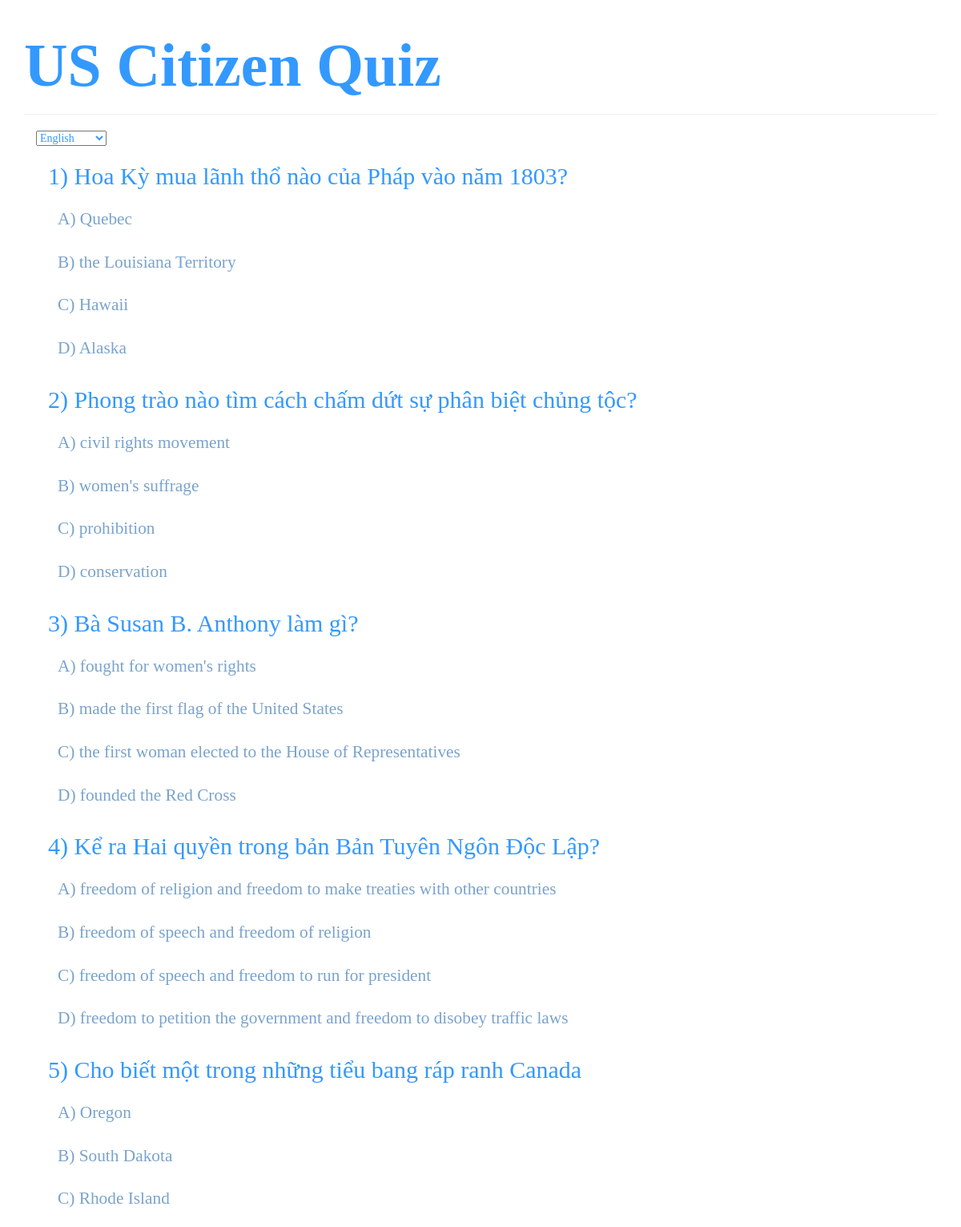
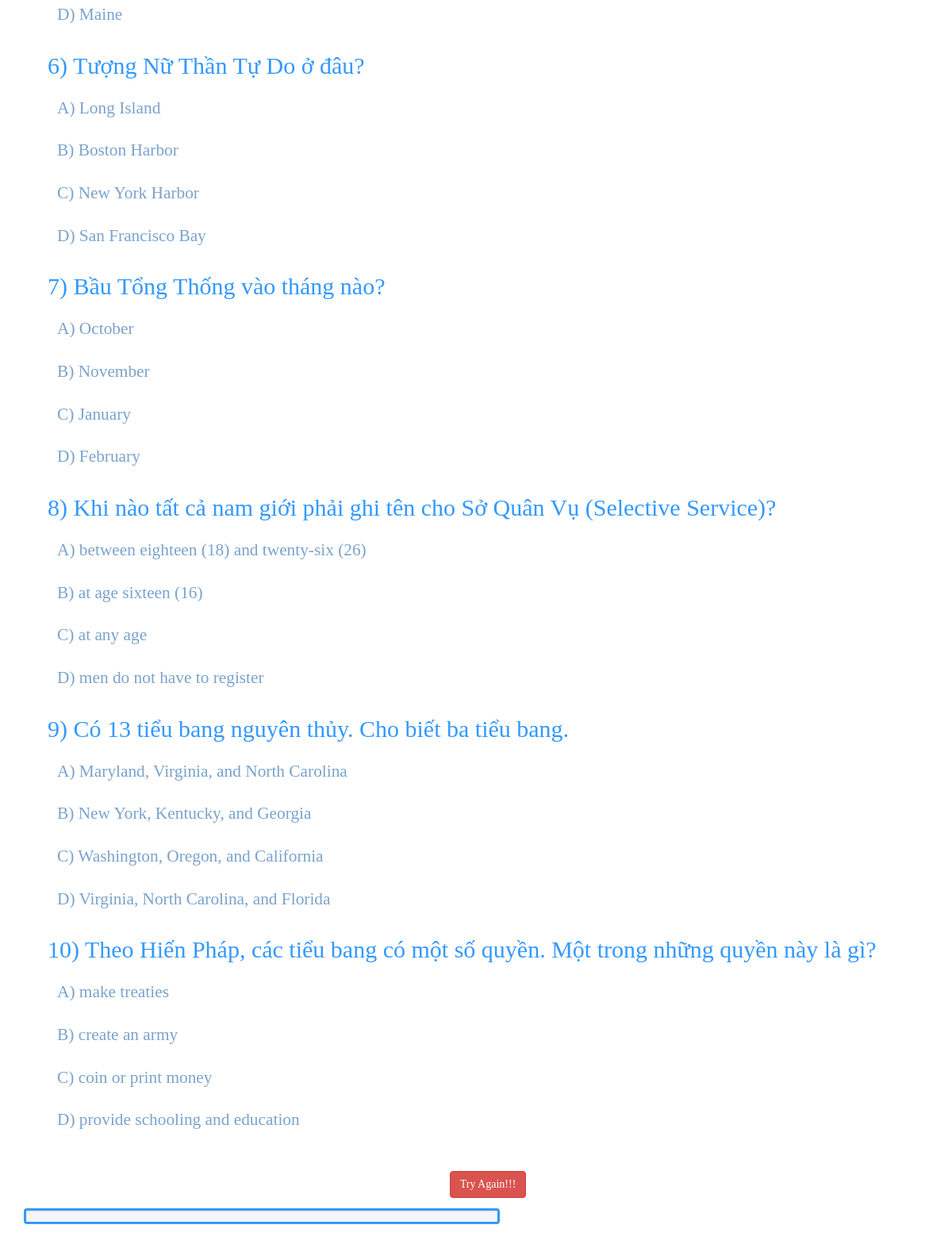
The page / on the database its author committed (2 pictures, top to bottom).
### tables this page shows
CREATE TABLE `questions` (
  `id` int(10) UNSIGNED NOT NULL,
  `question` tinytext NOT NULL,
  `answer` tinyint(1) UNSIGNED NOT NULL,
  `question_vi` tinytext NOT NULL
);

### generate.php (the view, shortened to what this page needs)
<?php
    function mysql_connection()
    {
        $password="XXX";
        $dsn = 'mysql:dbname=usCitizenTest;host=vergil.u.washington.edu;port=XXX;
        charset=utf8';
        return new PDO($dsn, "root", $password);
    }
    function generate_choices()
    {
        try {
            $db = mysql_connection();
        } catch (PDOException $e) {
            die('Could not connect to the database:<br/>' . $e);
        }
        $questions = $db->query("SELECT * FROM questions ORDER BY id");
        $i = 1; ?>
        <div class="container">
            <div class="row">
                <?php
                    foreach ($questions as $question) {
                        $letter = array("A", "B", "C", "D", "E");
                        $id = $db->quote($i);
                        $choices = $db->query("SELECT CONCAT(answer_id,choice) AS chs FROM choices
                                                WHERE question_id = $id");
                        $choices = $choices->fetchAll();
                        shuffle($choices); ?>
                        <div class="btn-group btn-group-vertical col-lg-12 col-md-12 col-sm-12 col-xs-12" data-toggle="buttons">
                            <h2 id="q_en" class="question_class"><?= $i . ") " .
                                $question["question_vi"]
                                ?></h2>
                            <?php
                                $j = 0;
                                foreach ($choices as $choice) {
                                    $ch = substr($choice["chs"], 1);
                                    ?>
                                        <label class="btn active"><input type = "radio"
                                            <?= $letter[$j++] . ") " . $ch
                                            ?>
                                        </label>
                                    <?php
                                }
                                $i++; ?>
                        </div>
                        <?php
                    } ?>
            </div>
        </div>
        <?php
    } ?>

### index.php (shortened to what this page needs)
<?php
    include "generate.php";
?>
<!DOCTYPE html>
<html>
    <head>
        <link rel="stylesheet" type="text/css" href="https://maxcdn.bootstrapcdn.com/bootstrap/3.3.5/css/bootstrap.min.css">
        <link rel="stylesheet" type="text/css" href="theme.css" >
    </head>
    <body>
        <div class="container">
            <div class="page-header">
                <h1>US Citizen Quiz</h1>
            </div>
            <div class="progress">
            </div>
            <div class="container">
                <div>
                    <select id="select_language">
                        <option value="en">English</option>
                    </select>
                </div>
                <form name="myForm" action = "" method = "post" id = "quiz">
                    <?php generate_choices(); ?>
                    <div id="submit_button">
                        <input class="btn btn-danger" type = "submit" value = "Try Again!!!">
                    </div>
                </form>
            </div>
        </div>
    </body>
</html>

### theme.css (style rules this page uses)
h1 { font-size: 5.4em; font-weight: bold; }
.progress { position:fixed; bottom: 0; width: 50%; text-align: center; margin-left: auto; margin-right: auto; border: 3px solid; }
body { font-family: "DomaineText",Georgia,serif; color: #3399FF; }
#submit_button { text-align: center; margin-top: 10px; }
.container { padding-bottom: 20pt; }
div[data-toggle="buttons"] label.active { color: #7AA3CC; }
div[data-toggle="buttons"] label { display: inline-block; padding: 6px 12px; margin-bottom: 0; font-size: 16pt; font-weight: normal; line-height: 2em; text-align: left; white-space: nowrap; vertical-align: top; cursor: pointer; background-color: none; border: 0px solid #c8c8c8; border-radius: 3px; color: #c8c8c8; -webkit-user-select: none; -moz-user-select: none; -ms-user-select: none; -o-user-select: none; user-select: none; }
div[data-toggle="buttons"] label:active, div[data-toggle="buttons"] label.active { -webkit-box-shadow: none; box-shadow: none; }

### rows shown on the page
questions: question_vi "Hoa Kỳ mua lãnh thổ nào của Pháp vào năm 1803?", j "A", ch "Quebec", j "B", ch "the Louisiana Territory", j "C", ch "Hawaii", j "D", ch "Alaska"
questions: question_vi "Phong trào nào tìm cách chấm dứt sự phân biệt chủng tộc?", j "A", ch "civil rights movement", j "B", ch "women's suffrage", j "C", ch "prohibition", j "D", ch "conservation"
questions: question_vi "Bà Susan B. Anthony làm gì?", j "A", ch "fought for women's rights", j "B", ch "made the first flag of the United States", j "C", ch "the first woman elected to the House of Representatives", j "D", ch "founded the Red Cross"
questions: question_vi "Kể ra Hai quyền trong bản Bản Tuyên Ngôn Độc Lập?", j "A", ch "freedom of religion and freedom to make treaties with other countries", j "B", ch "freedom of speech and freedom of religion", j "C", ch "freedom of speech and freedom to run for president", j "D", ch "freedom to petition the government and freedom to disobey traffic laws"
questions: question_vi "Cho biết một trong những tiểu bang ráp ranh Canada", j "A", ch "Oregon", j "B", ch "South Dakota", j "C", ch "Rhode Island", j "D", ch "Maine"
questions: question_vi "Tượng Nữ Thần Tự Do ở đâu?", j "A", ch "Long Island", j "B", ch "Boston Harbor", j "C", ch "New York Harbor", j "D", ch "San Francisco Bay"
questions: question_vi "Bầu Tổng Thống vào tháng nào?", j "A", ch "October", j "B", ch "November", j "C", ch "January", j "D", ch "February"
questions: question_vi "Khi nào tất cả nam giới phải ghi tên cho Sở Quân Vụ (Selective Service)?", j "A", ch "between eighteen (18) and twenty-six (26)", j "B", ch "at age sixteen (16)", j "C", ch "at any age", j "D", ch "men do not have to register"
questions: question_vi "Có 13 tiểu bang nguyên thủy. Cho biết ba tiểu bang.", j "A", ch "Maryland, Virginia, and North Carolina", j "B", ch "New York, Kentucky, and Georgia", j "C", ch "Washington, Oregon, and California", j "D", ch "Virginia, North Carolina, and Florida"
questions: question_vi "Theo Hiến Pháp, các tiểu bang có một số quyền. Một trong những quyền này là gì?", j "A", ch "make treaties", j "B", ch "create an army", j "C", ch "coin or print money", j "D", ch "provide schooling and education"
